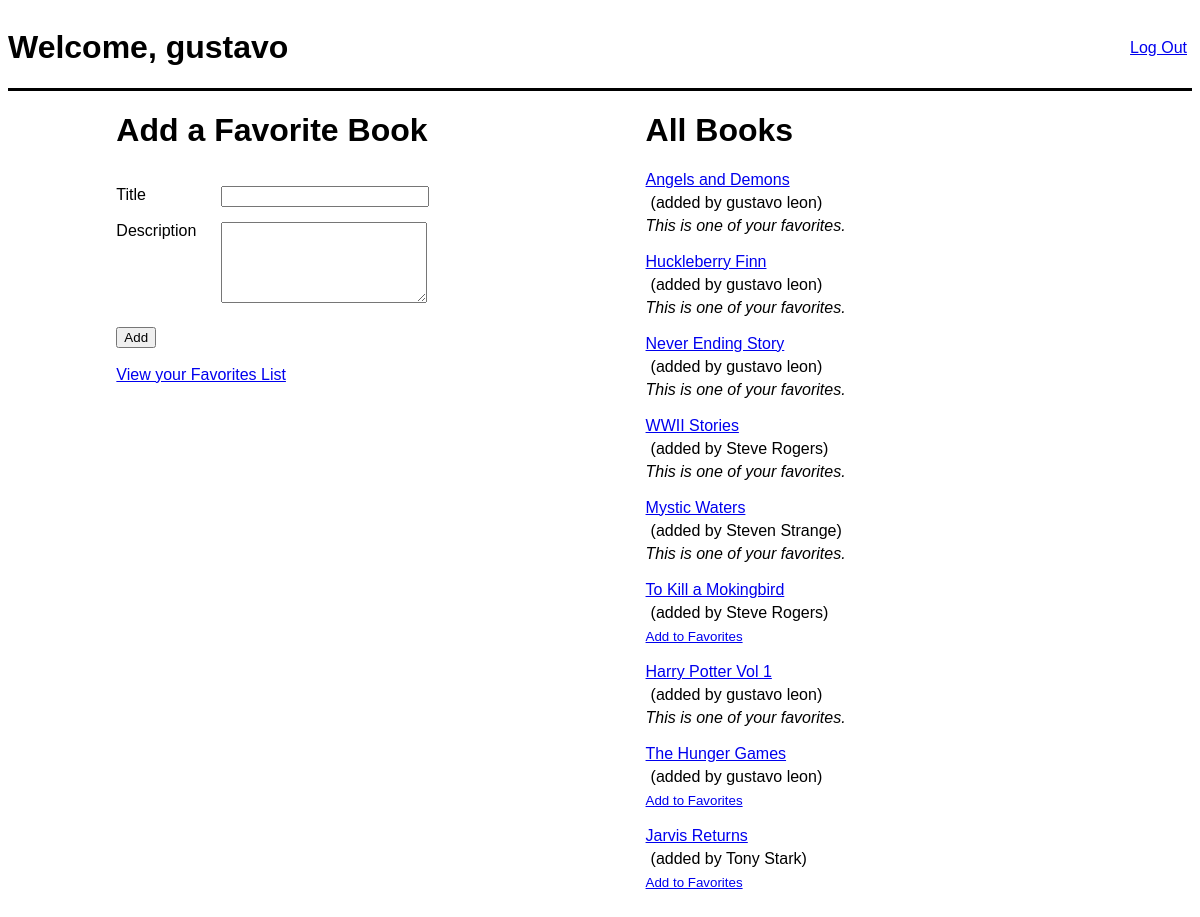
/books/ (signed in), run on an earlier commit of the app's database.
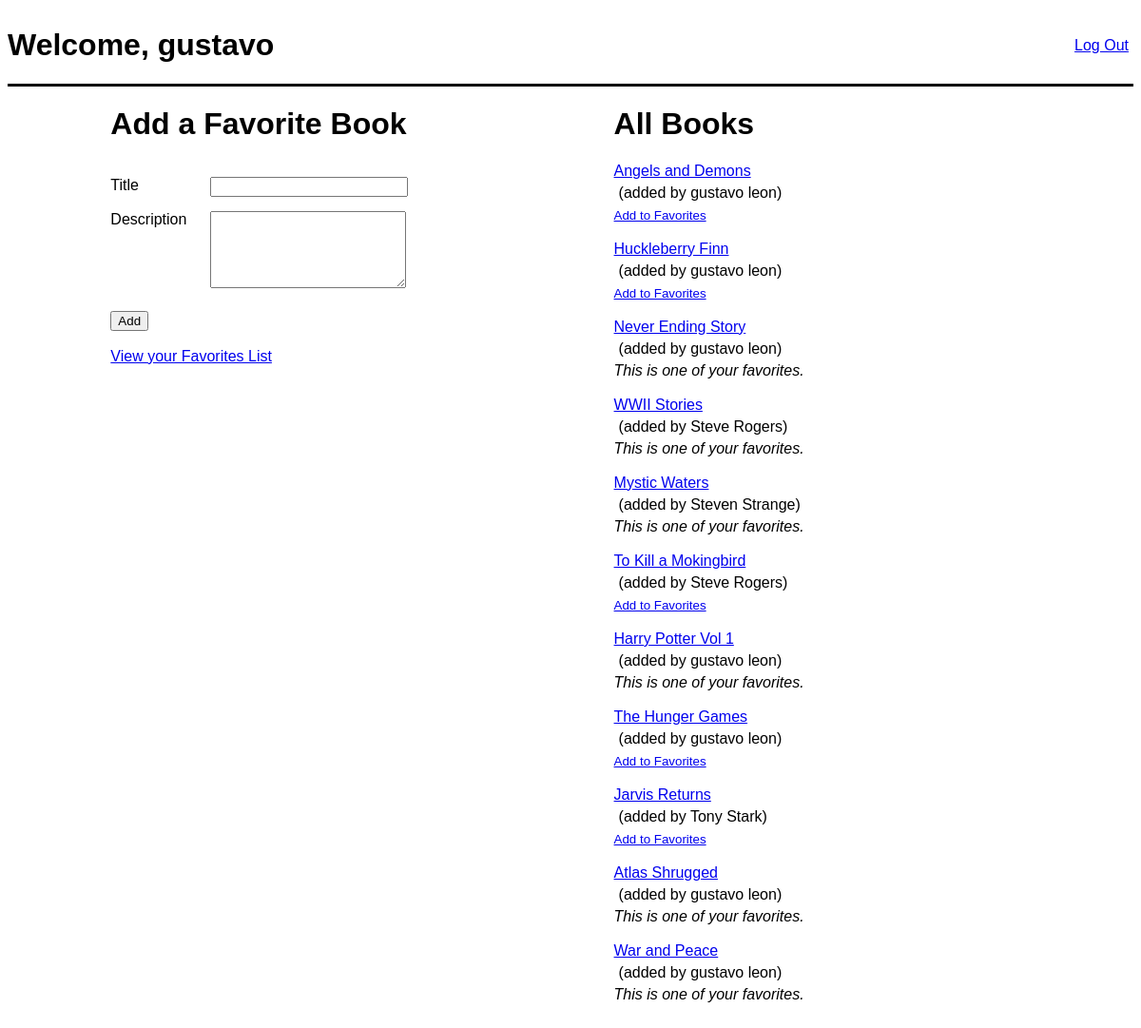
And on a later commit of the database.
### books_app/models.py (models this page shows)
class Books(models.Model):
    title = models.CharField(max_length=255)
    description = models.TextField()
    created_at = models.DateTimeField(auto_now_add=True)
    modified_at = models.DateTimeField(auto_now=True)
    uploaded_by = models.ForeignKey(Users, related_name="books_uploaded",on_delete=models.CASCADE)
    users_who_like = models.ManyToManyField(Users, related_name="liked_books")
    objects = BookManager()

### login_app/models.py (models this page shows)
class Users(models.Model):
    first_name = models.CharField(max_length=255)
    last_name = models.CharField(max_length=255)
    email = models.EmailField()
    password_hash = models.CharField(max_length=255)
    created_at = models.DateTimeField(auto_now_add=True)
    modified_at = models.DateTimeField(auto_now=True)
    objects = UserManager()

### books_app/views.py (the view)
# urls.py: path('', views.index),
def index(request):
    request.session['updated_message'] = ""
    context={
        'books': Books.objects.all(),
        'user': Users.objects.get(id=request.session['user_id'])
    }
    return render(request, 'book_index.html', context)

### books_app/templates/book_index.html (shortened to what this page needs)
<!DOCTYPE html>
<html lang="en">
<head>
    {% load static %}
    <link rel="stylesheet" href="{% static 'css/style2.css' %}">
</head>
<body>
    <div id="canvas">
        <div id="header">
            <h1>Welcome, {{request.session.name}}</h1>
            <a href="/logout">Log Out</a>
        </div>
        <div id="content">
            <div id="add">
                <h1>Add a Favorite Book</h1>
                <form action="/books/add" method="post">
                    <label class="label-col">Title</label>
                    <input class="input-col" type="text" name="title"><br>
                    <label class="label-col">Description</label>
                    <textarea class="input-col" name="description" cols="1" rows="5"></textarea><br>
                    <input type="submit" value="Add" class="button">
                </form><br>
                <a href="/books/user_favorites">View your Favorites List</a>
            </div>
            <div id="book_list">
                <h1>All Books</h1>
                {% for book in books %}
                    <a class="book_link" href="/books/{{book.id}}">{{book.title}}</a><br>
                    <p class="book_details">(added by {{book.uploaded_by.first_name}} {{book.uploaded_by.last_name}})</p>
                    {% if user in book.users_who_like.all %}
                        <i>This is one of your favorites.</i><br>
                    {% else %}
                        <a class="like" href="/books/{{book.id}}/like">Add to Favorites</a><br>
                    {% endif %}
                    <br>
                {% endfor %}
            </div>
        </div>
    </div>
</body>
</html>

What changed in the data, as far as the page shows it:
changed Books "Angels and Demons": text "This is one of your favorites." → "Add to Favorites"
changed Books "Huckleberry Finn": text "This is one of your favorites." → "Add to Favorites"
added Books: title "Atlas Shrugged", uploaded_by.first_name "gustavo", uploaded_by.last_name "leon", shows "This is one of your favorites."
added Books: title "War and Peace", uploaded_by.first_name "gustavo", uploaded_by.last_name "leon", shows "This is one of your favorites."
